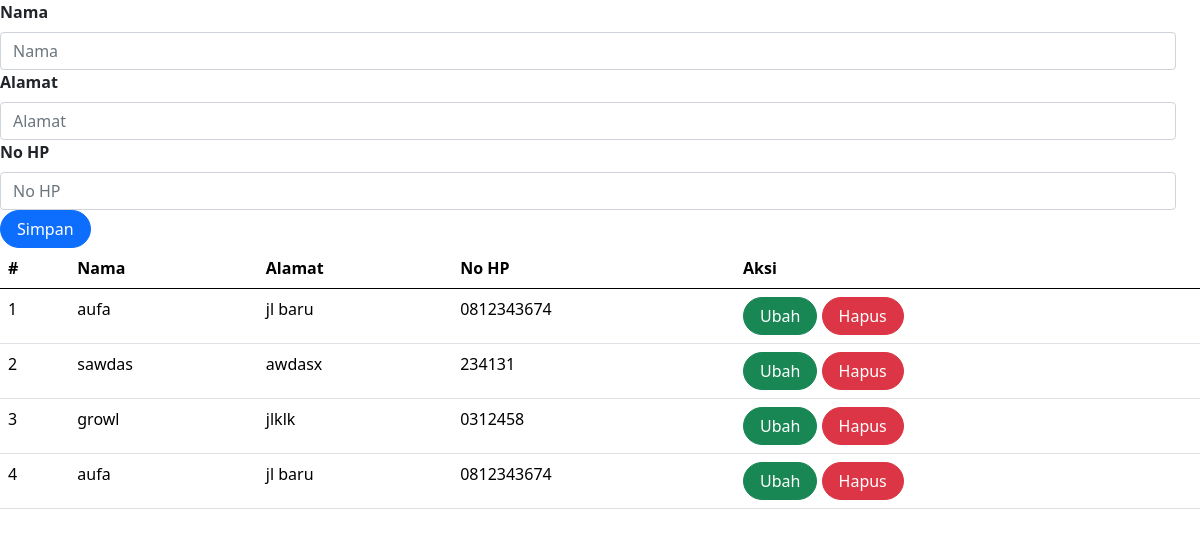
Screenshot of /dokter.php with the database file from the repository.
### tables this page shows
CREATE TABLE `dokter` (
  `id` int(10) UNSIGNED NOT NULL,
  `nama` varchar(255) DEFAULT NULL,
  `alamat` varchar(255) DEFAULT NULL,
  `no_hp` varchar(50) DEFAULT NULL
);

### dokter.php (the view, shortened to what this page needs)
<?php
include_once("koneksi.php");
?>
<!DOCTYPE html>
<html lang="en">
<head>
    <link rel="stylesheet" href="assets/css/bootstrap.css">
    <link href="https://cdn.jsdelivr.net/npm/bootstrap@5.0.2/dist/css/bootstrap.min.css"
    rel="stylesheet"
>
</head>
<body>
<form class="form row" method="POST" action="" name="myForm" onsubmit="return(validate());">
    <?php
    $nama = '';
    $alamat = '';
    $no_hp = '';
    ?>
    <div class="row">
        <div class="col-12">
            <label for="inputNama" class="form-label fw-bold">
                Nama
            </label>
            <input type="text" class="form-control" name="nama" id="inputNama" placeholder="Nama" value="<?php echo $nama ?>">
        </div>
        <div class="col-12">
            <label for="inputAlamat" class="form-label fw-bold">
                Alamat
            </label>
            <input type="text" class="form-control" name="alamat" id="inputAlamat" placeholder="Alamat" value="<?php echo $alamat ?>">
        </div>
        <div class="col-12">
            <label for="inputNoHp" class="form-label fw-bold">
            No HP
            </label>
            <input type="text" class="form-control" name="no_hp" id="inputNoHp" placeholder="No HP" value="<?php echo $no_hp ?>">
        </div>
        <div class="col-12">
            <button type="submit" class="btn btn-primary rounded-pill px-3" name="simpan">Simpan</button>
        </div>
    </div>
</form>
<table class="table table-hover">
    <thead>
        <tr>
            <th scope="col">#</th>
            <th scope="col">Nama</th>
            <th scope="col">Alamat</th>
            <th scope="col">No HP</th>
            <th scope="col">Aksi</th>
        </tr>
    </thead>
    <tbody>
<?php
$result = mysqli_query($mysqli, "SELECT * FROM dokter");
$no = 1;
while ($data = mysqli_fetch_array($result)) {
?>
    <tr>
        <td><?php echo $no++ ?></td>
        <td><?php echo $data['nama'] ?></td>
        <td><?php echo $data['alamat'] ?></td>
        <td><?php echo $data['no_hp'] ?></td>
        <td>
            <a class="btn btn-success rounded-pill px-3"
            href="index.php?page=dokter_edit&id=<?php echo $data['id'] ?>">Ubah</a>
            <a class="btn btn-danger rounded-pill px-3"
            href="index.php?page=dokter_delete&id=<?php echo $data['id'] ?>">Hapus</a>
        </td>
    </tr>
<?php
}
?>
    </tbody>
</table>
</body>
</html>

### rows the page displays
dokter: nama "aufa", alamat "jl baru", no_hp "0812343674"
dokter: nama "sawdas", alamat "awdasx", no_hp "234131"
dokter: nama "growl", alamat "jlklk", no_hp "0312458"
dokter: nama "aufa", alamat "jl baru", no_hp "0812343674"
